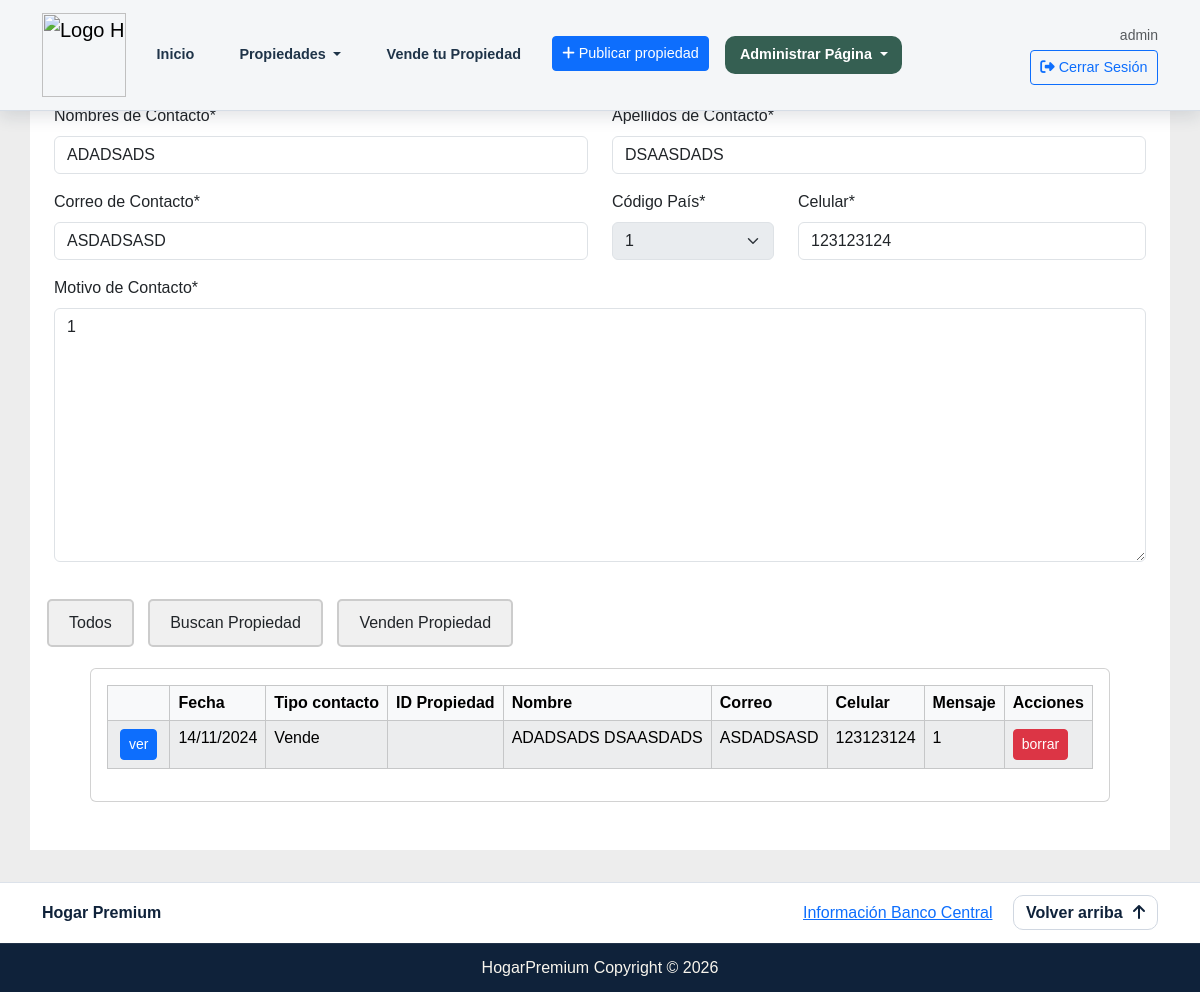
Screenshot of /bandeja_mensaje/ver/13 (signed in) with the database file from the repository.
### inmobiliaria_app/models.py (models this page shows, shortened)
class Contacto(models.Model):
    TIPO_CONTACTO_OPCIONES = [
        ('comp', 'Compra'),
        ('coar', 'Compra Arriendo'),
        ('vear', 'Venta Arriendo'),
        ('vent', 'Venta'),
        ('otro', 'Otro')
    ]
    tipo_leido_opciones = [
        ('no', 'No Leído'),
        ('si', 'Leído')
    ]
    idContacto              = models.AutoField(primary_key=True, verbose_name='ID de Contacto')
    nombresContacto         = models.CharField(max_length=200, verbose_name='Nombres de Contacto')
    apellidosContacto       = models.CharField(max_length=200, verbose_name='Apellidos de Contacto')
    emailContacto           = models.CharField(max_length=200, verbose_name='Correo de Contacto')
    celularContacto         = models.CharField(validators=[MinLengthValidator(7)], max_length=12 ,verbose_name='Celular')
    motivoContacto          = models.CharField(max_length=1500, verbose_name='Motivo de Contacto') # Aquí va el mensaje que hará el Cliente.
    codigoPaisCelular       = models.ForeignKey(Pais, on_delete=models.CASCADE, verbose_name='Código País')
    fechaContacto           = models.DateField(default=timezone.now, verbose_name='Fecha de Contacto')
    leido                   = models.CharField(
        max_length=2,
        verbose_name='Leído / No Leído',
        choices = tipo_leido_opciones,
        null = True,
        default='no'
    )
    tipoContacto            = models.CharField(
        max_length=4,
        verbose_name='Venta / Busca Arrendatarios / Otro',
        choices=TIPO_CONTACTO_OPCIONES)
    idPropiedadContacto     = models.ForeignKey(Propiedad, on_delete=models.SET_NULL , verbose_name='ID de Propiedad por Contacto', null=True, blank=True)

### inmobiliaria_app/views.py (the view, shortened to what this page needs)
# urls.py: path('bandeja_mensaje/<accion>/<id>', views.bandeja_mensaje, name='bandeja_mensaje' ),
@login_required
def bandeja_mensaje(request, accion, id):
    if request.method == 'POST' and accion == 'eliminar':
        contacto = get_object_or_404(Contacto, idContacto=id)
        contacto.delete()
        messages.success(request, 'Mensaje eliminado correctamente.')
        return redirect('bandeja_mensaje', accion='inicio', id='0')
    esAdmin = request.user.is_superuser
    contacto_form = ContactoForm()
    todos_contactos = Contacto.objects.all()
    contCompCoar = Contacto.objects.filter(tipoContacto__in=['comp', 'coar', ]).order_by('-fechaContacto')
    contVentVear = Contacto.objects.filter(tipoContacto__in=['vent', 'vear', 'otro']).order_by('-fechaContacto')
    tipo_contacto_map = {
        'comp': 'Compra',
        'coar': 'Quiere Arrendar',
        'vear': 'Busca Arrendatarios',
        'vent': 'Vende ',
        'otro': 'Otro',
    }
    for contacto in todos_contactos:
        contacto.tipoContacto = tipo_contacto_map.get(contacto.tipoContacto, contacto.tipoContacto)
    for contacto in contCompCoar:
        contacto.tipoContacto = tipo_contacto_map.get(contacto.tipoContacto, contacto.tipoContacto)
    for contacto in contVentVear:
        contacto.tipoContacto = tipo_contacto_map.get(contacto.tipoContacto, contacto.tipoContacto)
    contacto = None
    if id != '0':
        contacto = get_object_or_404(Contacto, idContacto=id)
    if request.method == 'GET':
        if accion == 'inicio':
            contacto_form = ContactoForm()
        if accion == 'ver':
            contacto_form = ContactoForm(instance=Contacto.objects.get(idContacto=id))
            contacto = get_object_or_404(Contacto, idContacto = id)
            contacto.leido = 'si'
            contacto.save()
            contacto_form.fields['codigoPaisCelular'].disabled = True
    context={
        'es_admin': esAdmin,
        'accion': accion,
        'todos_contactos_html':    todos_contactos,
        'propiedad_html': contacto.idPropiedadContacto if contacto else None,
        'form_html': contacto_form,
        'contCompCoar_html': contCompCoar,
        'contVentVear_html': contVentVear,
    }
    return render(request, 'inmobiliaria/bandeja_mensaje.html', context)

### inmobiliaria_app/templatetags/custom_filters.py (called while the page is built)
@register.filter
def acortar_titulo(value, max_lenght=60):
    if len(value) > max_lenght:
        return value[:max_lenght] + '...'
    return value

### inmobiliaria_app/templates/inmobiliaria/bandeja_mensaje.html (shortened to what this page needs)
﻿{% extends 'inmobiliaria/base.html' %}
{% load bootstrap5 %}
{% load static %}
{% load custom_filters %}
{% load crispy_forms_tags %}
{% load custom_filters %}
    {% block head %}
    <link href="{%static  'css/index.css'%}" rel="stylesheet">
    {% endblock head %}
{% block body %}
<div class="container" style="background-color:  rgb(255, 255, 255); padding-top: 60px">
  <div class="container" style="background-color:  rgb(255, 255, 255); padding-top: 20px;">
    {% if accion == 'ver' %}
      <div class="row">
        <div class="col">
          <form id="form" method="get" enctype="multipart/form-data">
            <div class="row">
                <div class="col">
                {{form_html.nombresContacto|as_crispy_field }}
                </div>
                <div class="col">
                {{form_html.apellidosContacto|as_crispy_field }}
                </div>
            </div>
            <div class="row">
                <div class="col-6">
                {{form_html.emailContacto|as_crispy_field }}
                </div>
                <div class="col-2">
                {{form_html.codigoPaisCelular|as_crispy_field}}
                </div>
                <div class="col-4">
                {{form_html.celularContacto|as_crispy_field }}
                </div>
            </div>
            <div class="row">
              {{form_html.motivoContacto|as_crispy_field }}
            </div>
          </form>
        </div>
      </div>
    {% endif %}
  </div>
  <div class="row">
    <div class="col">
        <div class="row">
                <form>
                    <label for="option3" class="custom-radio-button">Todos</label>
                    <label for="option1" class="custom-radio-button">Buscan Propiedad</label>
                    <label for="option2" class="custom-radio-button">Venden Propiedad</label>
                </form>
            <div id="content-3" class="content" style="display: block;">
              <div class="card p-3 mb-5 mx-5 table-responsive">
                <table id="tabla-principal" class="table table-hover table-light table-striped table-bordered" >
                    <thead class="">
                        <tr>
                            <th> </th>
                            <th>Fecha </th>
                            <th>Tipo contacto </th>
                            <th>ID Propiedad </th>
                            <th>Nombre </th>
                            <th>Correo </th>
                            <th>Celular</th>
                            <th>Mensaje</th>
                            <th>Acciones</th>
                        </tr>
                    </thead>
                    <tbody style="word-wrap: break-word;" >
                          {% for contacto in todos_contactos_html  %}
                        <tr>
                          <td>
                            <a href="{% url 'bandeja_mensaje' 'ver' contacto.idContacto %}" class="btn btn-primary btn-sm mx-1"> ver </a>
                          </td>
                            <td>{{contacto.fechaContacto|date:"d/m/Y"}}</td>
                            <td>{{contacto.tipoContacto}}</td>
                            {% if contacto.idPropiedadContacto %}
                            <td>{{contacto.idPropiedadContacto}}</td>
                            {%else%}
                            <td></td>
                            {%endif%}
                            <td>{{contacto.nombresContacto}} {{contacto.apellidosContacto}}</td>
                            <td>{{contacto.emailContacto}}</td>
                            <td>{{contacto.celularContacto}}</td>
                            <td>{{contacto.motivoContacto|acortar_titulo:25}}</td>
                            <td>
                              <button
                                type="button"
                                class="btn btn-danger btn-sm"
                                data-bs-toggle="modal"
                                data-bs-target="#deleteConfirmModal"
                                data-delete-url="{% url 'bandeja_mensaje' 'eliminar' contacto.idContacto %}">
                                borrar
                              </button>
                            </td>
                        </tr>
                          {%endfor%}
                    </tbody>
                </table>
            </div>
            </div>
        </div>
    </div>
  </div>
</div>
{% endblock body %}

### inmobiliaria_app/templates/inmobiliaria/base.html (shortened to what this page needs)
﻿{% load static %}
{% load bootstrap5 %}
{% bootstrap_css %}
<!DOCTYPE html>
<html lang="en">
<head>
    <link rel="stylesheet" href="{% static 'css/bootstrap.min.css' %}">
    <link rel="stylesheet" href="{% static 'css/base.css' %}">
    <link rel="stylesheet" href="https://cdnjs.cloudflare.com/ajax/libs/font-awesome/6.6.0/css/all.min.css">
        {% block head %}
        {% endblock head %}
</head>
<body>
    <header id="header" class="site-header" style="margin-bottom: 0px;">
        <nav class="navbar fixed-top navbar-expand-lg site-navbar">
            <div class="container">
                <a class="navbar-brand site-brand" href="{% url 'inicio' %}">
                    <img class="logo" src="{% static 'images/icono.png' %}" alt="Logo Hogar Premium" style="width: 84px;">
                </a>
                <div class="collapse navbar-collapse" id="navbarSupportedContent">
                    <ul class="navbar-nav me-auto mb-2 mb-lg-0">
                        <li class="nav-item me-3">
                            <a class="nav-link site-link" aria-current="page" href="{% url 'inicio' %}">Inicio</a>
                        </li>
                        <li class="nav-item dropdown me-3">
                            <a class="nav-link dropdown-toggle site-link" href="#" id="propiedadesDropdown" role="button" data-bs-toggle="dropdown" aria-expanded="false">
                                Propiedades
                            </a>
                        </li>
                        <li class="nav-item me-3">
                            <a class="nav-link site-link" aria-current="page" href="{% url 'compra' %}">Vende tu Propiedad</a>
                        </li>
                        <li class="nav-item me-3">
                            <a class="btn btn-primary btn-sm d-flex align-items-center" href="{% url 'admin_propiedades' 'crear' '0' %}">
                                <i class="fa-solid fa-plus me-1"></i> Publicar propiedad
                            </a>
                        </li>
                        {% if es_admin %}
                        <li class="nav-item dropdown">
                            <a class="nav-link dropdown-toggle administracion site-link" href="#" role="button" data-bs-toggle="dropdown" aria-expanded="false">
                                Administrar Página
                            </a>
                        </li>
                        {% endif %}
                    </ul>
                    <div class="d-flex align-items-center">
                        {% if not request.user.is_authenticated %}
                        <a class="btn btn-outline-primary ms-2" href="{% url 'login' %}">Iniciar sesión</a>
                        {% else %}
                        <div class="d-flex flex-column align-items-end">
                            <small class="text-muted">{{ request.user.username }}</small>
                            <button class="btn btn-outline-primary btn-sm mt-1" type="button" onclick="document.getElementById('logoutForm').submit();">
                                <i class="fa-solid fa-right-from-bracket me-1"></i>Cerrar Sesión
                            </button>
                        </div>
                        {% endif %}
                    </div>
                </div>
            </div>
        </nav>
    </header>
    <div class="contenido">
    {% block body %}
    {% endblock body %}
        </div>
    <footer id="bajada" class="footerContainer site-footer">
        <div class="container footer-top d-flex justify-content-between align-items-center">
            <div class="footer-brand">Hogar Premium</div>
            <div>
                <a class="me-3" href="https://si3.bcentral.cl/Indicadoressiete/secure/Indicadoresdiarios.aspx" target="_blank">Información Banco Central</a>
                <a href="#header" class="back-top-link">Volver arriba <i class="fa-solid fa-arrow-up"></i></a>
            </div>
        </div>
        <div class="footerBottom">
            <p>HogarPremium Copyright &copy; 2026</p>
        </div>
    </footer>
</body>
</html>

### inmobiliaria_app/static/css/base.css (style rules this page uses)
:root { --brand-navy: #0F223A; --brand-gold: #C89A2B; --brand-cream: #f8f5ed; --brand-soft: #e5eaf1; }
.site-navbar { background-color: #f4f6f8; border-bottom: 1px solid #d6dde6; box-shadow: 0 6px 16px rgba(26, 39, 55, 0.12); }
.site-brand { display: flex; align-items: center; gap: 10px; }
.site-navbar .nav-link.site-link { color: #1f3449; padding: 0.45rem 0.85rem; border-radius: 10px; font-weight: 600; transition: color 0.2s ease, background-color 0.2s ease; border: 1px solid transparent; }
.administracion { background-color: #355f52; border-radius: 10px; color: #ffffff !important; font-weight: 700; }
.footerContainer { width: 100%; }
.site-footer { margin-top: 32px; border-top: 1px solid #dce2ea; background-color: #ffffff; }
.footer-top { display: flex; justify-content: space-between; align-items: center; gap: 12px; padding: 18px 12px; }
.footer-brand { font-size: 1rem; font-weight: 700; color: var(--brand-navy); }
.back-top-link { text-decoration: none; color: var(--brand-navy); border: 1px solid #d0d7e1; border-radius: 10px; padding: 8px 12px; font-weight: 600; transition: background-color 0.2s ease, border-color 0.2s ease; }
.back-top-link i { margin-left: 6px; }
.footerBottom { background-color: var(--brand-navy); text-align: center; padding: 12px; border-top: 1px solid rgba(255, 255, 255, 0.08); }
.footerBottom p { color: #f8f5ed; margin: 0; }
body { background-color: #fa9092; }

### inmobiliaria_app/templates/inmobiliaria/base.html (style rules this page uses)
body { font-family: sans-serif; background-color: rgb(237, 237, 237); }
.contenido { min-height: calc(100vh - 200px) }
.site-navbar .nav-link { font-size: 0.9rem; }
.navbar .btn { font-size: 0.9rem; padding: .35rem .6rem; }

### inmobiliaria_app/templates/inmobiliaria/bandeja_mensaje.html (style rules this page uses)
.custom-radio-button { display: inline-block; padding: 10px 20px; margin: 5px; background-color: #f0f0f0; border: 2px solid #ccc; border-radius: 5px; cursor: pointer; transition: background-color 0.3s, border-color 0.3s; text-align: center; }
.content { display: none; }

### rows the page displays
Contacto: nombresContacto "ADADSADS", apellidosContacto "DSAASDADS", emailContacto "ASDADSASD", codigoPaisCelular "1", celularContacto "123123124", motivoContacto "1", fechaContacto "14/11/2024", tipoContacto "Vende", motivoContacto|acortar_titulo "1"

### other values shown
{{ request.user.username }} "admin"
